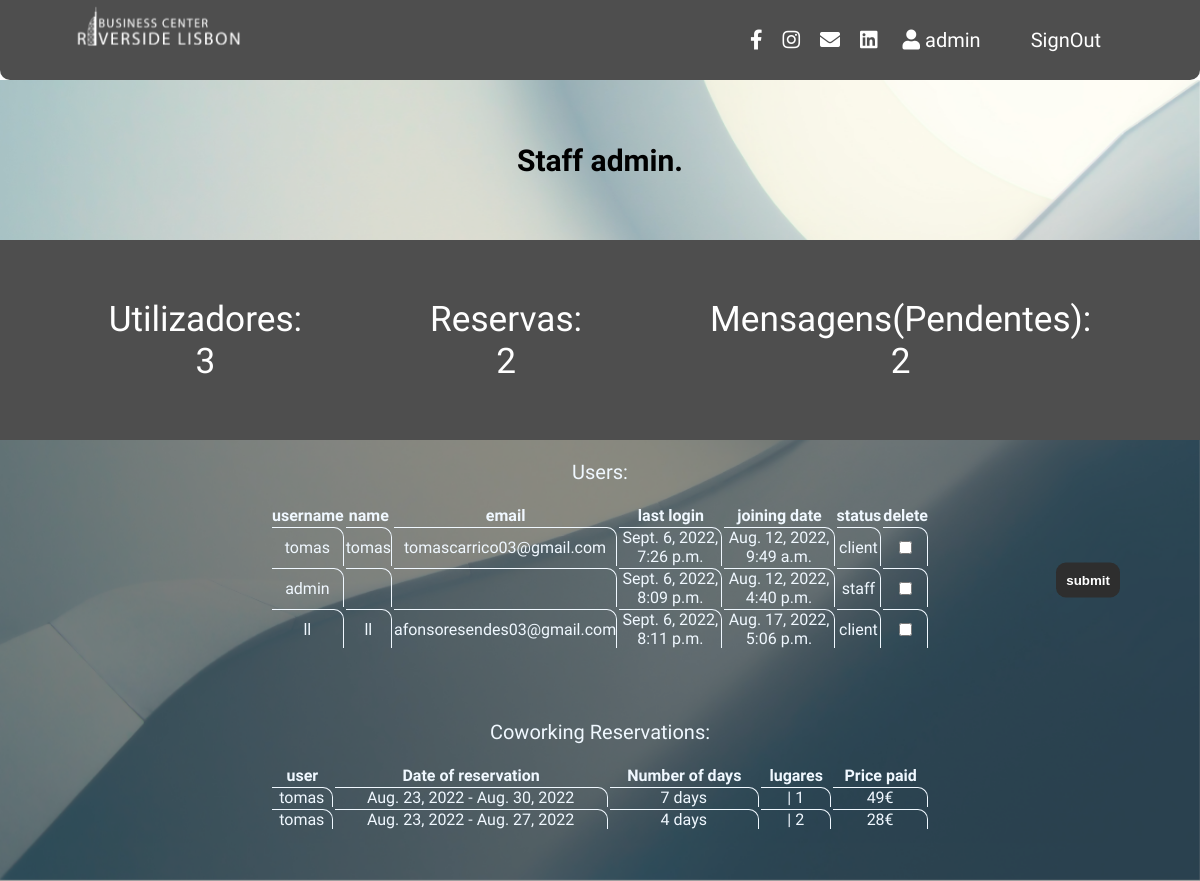
Screenshot of / (signed in) with the database file from the repository.
### reservas/models.py (models this page shows, shortened)
class reservas_Coworking(models.Model):
    user = models.ForeignKey(User, on_delete=models.CASCADE, null=True)
    nrLugares = models.IntegerField(default=0)
    startDate = models.DateField(null=True, blank=True)
    endDate = models.DateField(null=True, blank=True)
    nrDias = models.IntegerField(default=0)
    cost_price = models.IntegerField(default=0)
    active = models.BooleanField(default=False)
    chair1 = models.BooleanField(default=False)
    chair2 = models.BooleanField(default=False)
    chair3 = models.BooleanField(default=False)
    chair4 = models.BooleanField(default=False)
    chair5 = models.BooleanField(default=False)
    chair6 = models.BooleanField(default=False)
    chair7 = models.BooleanField(default=False)
    chair8 = models.BooleanField(default=False)
    chair9 = models.BooleanField(default=False)
    chair10 = models.BooleanField(default=False)
    chair11 = models.BooleanField(default=False)
    chair12 = models.BooleanField(default=False)

### reservas/views.py (the view, shortened to what this page needs)
# urls.py: path("", views.index, name="index"),
def index(request):
    if request.user.is_authenticated:
        if request.user.is_superuser:
            all_users = get_user_model().objects.all()
            all_reservas = reservas_Coworking.objects.all()
            nrMensagens = mensagens.objects.all()
            if request.method == "POST":
                users_to_delete = request.POST.getlist("users_to_delete")
                for user in users_to_delete:
                    user_to_delete = get_user_model().objects.filter(username=user)
                    user_to_delete.delete()
            context = {
                "nrUsers": len(all_users),
                "all_users": all_users,
                "nrReservas": len(all_reservas),
                "all_reservas": all_reservas,
                "nrMensagens": len(nrMensagens),
            }
            return render(request, "admin.html", context)
    else:
        return render(request, "index.html")

### reservas/templates/admin.html (shortened to what this page needs)
{% load static %}
<html lang="en">
<head>
    <link rel="stylesheet" href="{% static 'css/admin.css' %}" />
    <link rel="stylesheet" href="{% static 'css/nav2.css' %}" />
</head>
<header>
    <nav id="web-pc">
        <div class="logo_lisbon">
            <img src="{% static 'images/lisbonlogops_white.png' %}" alt="" />
        </div>
        <div class="social-icons">
            <link rel="stylesheet" href="https://cdnjs.cloudflare.com/ajax/libs/font-awesome/5.13.0/css/all.min.css" />
            <a id="socialIcon" href="https://www.facebook.com/profile.php?id=100082891012715"><i
                    class="fab fa-facebook-f"></i></a>
            <a id="socialIcon" href="https://www.instagram.com/lisbonriverside.cowork/"><i
                    class="fab fa-instagram"></i></a style="">
            <a id="socialIcon" href="mailto:lisbonriverside@gmail.com"><i class="fas fa-envelope"></i></a>
            <a id="socialIcon" href="https://www.linkedin.com/in/riverside-lisboncoworking/"><i
                    class="fab fa-linkedin"></i></a>
            <a id="user">
                <i class="fa fa-user"></i> {{request.user.username}}
            </a>
            <div id="signOut">
                <li><a type="submit" href="/signout">SignOut</a></li>
            </div>
        </div>
    </nav>
    <div class="banner">
        <img src="{% static 'images/dashback.jpg' %}" alt="">
    </div>
</header>
<body>
    <section class="Html">
        <div class="welcome">
            <h2>Staff {{request.user.username}}.</h2>
        </div>
    </section>
    <section class="site_info">
        <div id="info_text">Utilizadores:<br>{{nrUsers}}</div>
        <div id="info_text">Reservas:<br>{{nrReservas}}</div>
        <div id="info_text">Mensagens(Pendentes):<br>{{nrMensagens}}</div>
    </section>
    <section class="Users">
        <form action="" method="POST">
            <table>
                <caption>
                    Users:
                </caption>
                <tr>
                    <th>username</th>
                    <th>name</th>
                    <th>email</th>
                    <th>last login</th>
                    <th>joining date</th>
                    <th>status</th>
                    <th>delete</th>
                </tr>
                {% for user in all_users %}
                <tr>
                    <td>{{user.username}}</td>
                    <td>{{user.first_name}} {{user.last_name}}</td>
                    <td>{{user.email}}</td>
                    <td>{{user.last_login}}</td>
                    <td>{{user.date_joined}}</td>
                    <td>
                        {% if user.is_superuser or user.is_staff%}
                        staff
                        {% else %}
                        client
                        {% endif %}
                    </td>
                    <td><input type="checkbox" name="users_to_delete" value="{{user.username}}"></td>
                </tr>
                {% endfor %}
            </table>
            <button onclick="checkdelete()" type="button" id="submit_button">submit</button>
        </form>
    </section>
    <section class="reservations_coworking">
        <div class="dataTable">
            {% if nrReservas %}
            <table>
                <caption>
                    Coworking Reservations:
                </caption>
                <tr>
                    <th>user</th>
                    <th>Date of reservation</th>
                    <th>Number of days</th>
                    <th>lugares</th>
                    <th>Price paid</th>
                </tr>
                {% for reserva in all_reservas %}
                <tr>
                    <td>{{reserva.user}}</td>
                    <td>{{reserva.startDate}} - {{reserva.endDate}}</td>
                    <td>{{reserva.nrDias}} days</td>
                    <td>
                        {% if reserva.chair1 %}
                        | 1
                        {% endif %}
                        {% if reserva.chair2 %}
                        | 2
                        {% endif %}
                    </td>
                    <td>{{reserva.cost_price}}€</td>
                </tr>
                {% endfor %}
            </table>
            {% else %}
            <h2>You don't have any Reservations</h2>
            {% endif %}
        </div>
    </section>
</body>
</html>

### reservas/static/css/admin.css (style rules this page uses)
.banner { position: relative; width: 100%; }
.banner img { position: fixed; object-fit: cover; z-index: -1; height: 100vh; width: 100%; }
.Html { margin-top: 5rem; }
.welcome { position: relative; display: flex; width: 100%; height: 10rem; background-color: rgba(255, 255, 255, 0.315); text-align: center; align-items: center; justify-content: center; font-size: 20px; font-family: "Hind Madurai", sans-serif; }
.site_info { position: relative; display: flex; align-items: center; text-align: center; justify-content: center; width: 100%; height: 25%; background-color: rgb(78, 78, 78); }
#info_text { padding: 4rem; font-family: "Hind Madurai", sans-serif; color: white; font-size: 2.2rem; }
form, .dataTable { position: relative; display: flex; background-color: rgba(78, 78, 78, 0.541); font-family: "Hind Madurai", sans-serif; text-align: center; align-items: center; justify-content: center; color: aliceblue; padding: 0px 50px 50px 50px; }
table { width: 60%; color: aliceblue; }
caption { font-size: 20px; margin: 20px; }
tr { padding: 10px; font-weight: 300; text-align: center; align-items: center; }
td { border-top: 1px solid aliceblue; border-right: 1px solid aliceblue; border-top-right-radius: 10px; margin: 2px; }
button { border: none; margin: 10px 0px 0px 0px; padding: 10px; color: white; font-weight: 600; background-color: rgb(46, 46, 46); border-radius: 10px; cursor: pointer; }
#submit_button { position: absolute; right: 5rem; top: 50%; transform: translate(0%,-50%); }

### reservas/static/css/nav2.css (style rules this page uses)
* { margin: 0; padding: 0; outline: none; box-sizing: border-box; list-style: none; text-decoration: none; }
#web-pc { position: fixed; top: 0rem; z-index: 99; display: flex; border-radius: 0px 0px 10px 10px; width: 100%; height: 5rem; background-color: rgb(78, 78, 78); }
#web-pc .logo_lisbon { display: flex; flex-direction: column; align-items: center; position: fixed; left: 4rem; height: 5rem; }
#web-pc .logo_lisbon img { width: 12rem; height: fit-content; }
#web-pc li { margin: 0px 20px 0px 20px; }
#web-pc a { font-size: 20px; font-weight: 500; padding: 15px; color: rgb(255, 255, 255); font-family: "Hind Madurai", sans-serif; }
#web-pc #signOut { display: block; }
#web-pc #socialIcon { color: rgb(255, 255, 255); padding: 10px; }
.social-icons { display: flex; align-items: center; position: fixed; right: 4rem; height: 5rem; }

### rows the page displays
reservas_Coworking: user "tomas", startDate "Aug. 23, 2022", endDate "Aug. 30, 2022", nrDias "7", chair1 "| 1", cost_price "49"
reservas_Coworking: user "tomas", startDate "Aug. 23, 2022", endDate "Aug. 27, 2022", nrDias "4", chair2 "| 2", cost_price "28"

### other values shown
{{ request.user.username }} "admin"
{{ nrUsers }} "3"
{{ nrReservas }} "2"
{{ nrMensagens }} "2"
{{ user.username }} "tomas"
{{ user.first_name }} "tomas"
{{ user.email }} "tomascarrico03@gmail.com"
{{ user.last_login }} "Sept. 6, 2022, 7:26 p.m."
{{ user.date_joined }} "Aug. 12, 2022, 9:49 a.m."
{{ user.username }} "admin"
{{ user.last_login }} "Sept. 6, 2022, 8:09 p.m."
{{ user.date_joined }} "Aug. 12, 2022, 4:40 p.m."
{{ user.username }} "ll"
{{ user.first_name }} "ll"
{{ user.email }} "afonsoresendes03@gmail.com"
